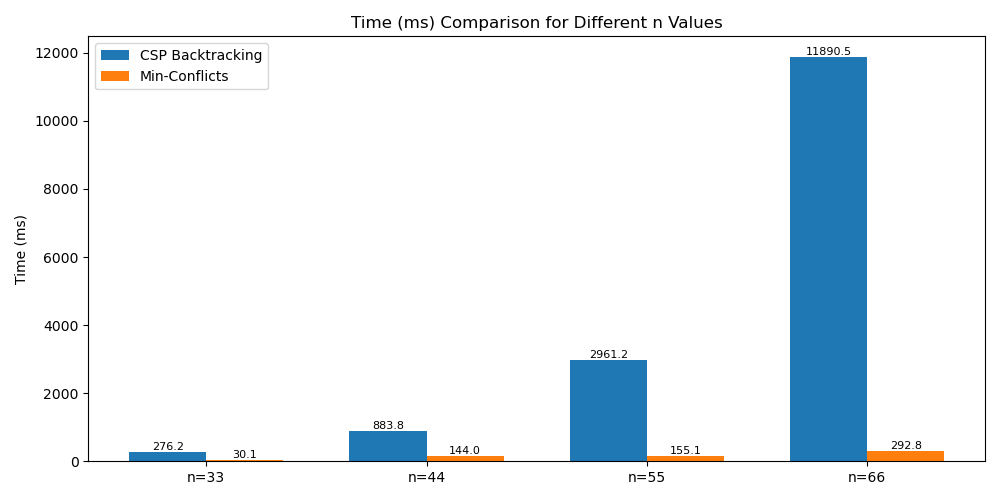

Generate this figure with Python:
import random
import time
import tracemalloc
import matplotlib.pyplot as plt
import pandas as pd
import numpy as np
from main import backtracking_csp, min_conflicts, conflicts, print_board

def validate_input(n):
    if not (10 <= n <= 1000):
        raise ValueError("n must satisfy 10 <= n <= 1000")

def generate_random_board(n):
    board = list(range(n))
    random.shuffle(board)
    return board

def run_algorithm(name, func, n):
    tracemalloc.start()
    t0 = time.perf_counter()

    result = func(n)

    t1 = time.perf_counter()
    peak_mem = tracemalloc.get_traced_memory()[1] / 1024
    tracemalloc.stop()

    time_ms = (t1 - t0) * 1000

    solution, steps = result  # works for both algorithms

    if solution:
        total_conf = sum(conflicts(solution, r, solution[r]) for r in range(n)) // 2
        solved = "Yes"
    else:
        total_conf = "N/A"
        solved = "No"

    return {
        "Algorithm": name,
        "Conflicts": total_conf,
        "Time": time_ms,
        "Memory": peak_mem,
        "Solved": solved,
        "Steps": steps
    }

if __name__ == "__main__":
    # --- Ask user for 4 different n values ---
    n_values = []
    print("Enter 4 different n values (10-1000):")
    while len(n_values) < 4:
        try:
            n = int(input(f"Enter n[{len(n_values)+1}]: "))
            validate_input(n)
            n_values.append(n)
        except ValueError as e:
            print(f"Invalid input: {e}")

    all_results = []

    # --- Run algorithms for each n ---
    for run_id, n in enumerate(n_values, start=1):
        print(f"\n--- Run {run_id}: n={n} ---")

        # Generate random board
        initial = generate_random_board(n)
        print("Initial Board (first 20 positions):", initial[:20], "..." if n>20 else "")

        # CSP Backtracking
        result_csp = run_algorithm("CSP Backtracking", backtracking_csp, n)
        result_csp["Run"] = run_id
        result_csp["n"] = n
        all_results.append(result_csp)

        # Min-Conflicts
        result_mc = run_algorithm("Min-Conflicts", min_conflicts, n)
        result_mc["Run"] = run_id
        result_mc["n"] = n
        all_results.append(result_mc)

    # --- Create DataFrame ---
    df = pd.DataFrame(all_results)

    # --- Print table ---
    header = f"{'Run':<5} | {'n':<5} | {'Algorithm':<18} | {'Conflicts':<10} | {'Time(ms)':<10} | {'Mem(KB)':<10} | {'Solved':<6} | {'Steps'}"
    print("\n" + header)
    print("-" * len(header))
    for _, r in df.iterrows():
        print(f"{r['Run']:<5} | {r['n']:<5} | {r['Algorithm']:<18} | "
              f"{r['Conflicts']:<10} | {r['Time']:<10.2f} | "
              f"{r['Memory']:<10.2f} | {r['Solved']:<6} | {r['Steps']}")

    # --- Separate bar plots for Time, Memory, Steps ---
    metrics = ["Time", "Memory", "Steps"]
    metric_labels = {"Time": "Time (ms)", "Memory": "Memory (KB)", "Steps": "Steps"}
    algorithms = df["Algorithm"].unique()
    NUM_RUNS = len(n_values)
    width = 0.35  # width of bars

    for metric in metrics:
        plt.figure(figsize=(10,5))
        x = np.arange(NUM_RUNS)  # positions for runs

        for i, algo in enumerate(algorithms):
            values = df[df["Algorithm"] == algo][metric].values
            bars = plt.bar(x + i*width, values, width=width, label=algo)

            # Add numbers on top of bars
            for bar in bars:
                height = bar.get_height()
                if metric == "Steps":
                    plt.text(bar.get_x() + bar.get_width()/2, height, f'{int(height)}', ha='center', va='bottom', fontsize=8)
                else:
                    plt.text(bar.get_x() + bar.get_width()/2, height, f'{height:.1f}', ha='center', va='bottom', fontsize=8)

        plt.xticks(x + width/2, [f"n={n}" for n in n_values])
        plt.ylabel(metric_labels[metric])
        plt.title(f"{metric_labels[metric]} Comparison for Different n Values")
        plt.legend()
        plt.tight_layout()
        plt.show()
